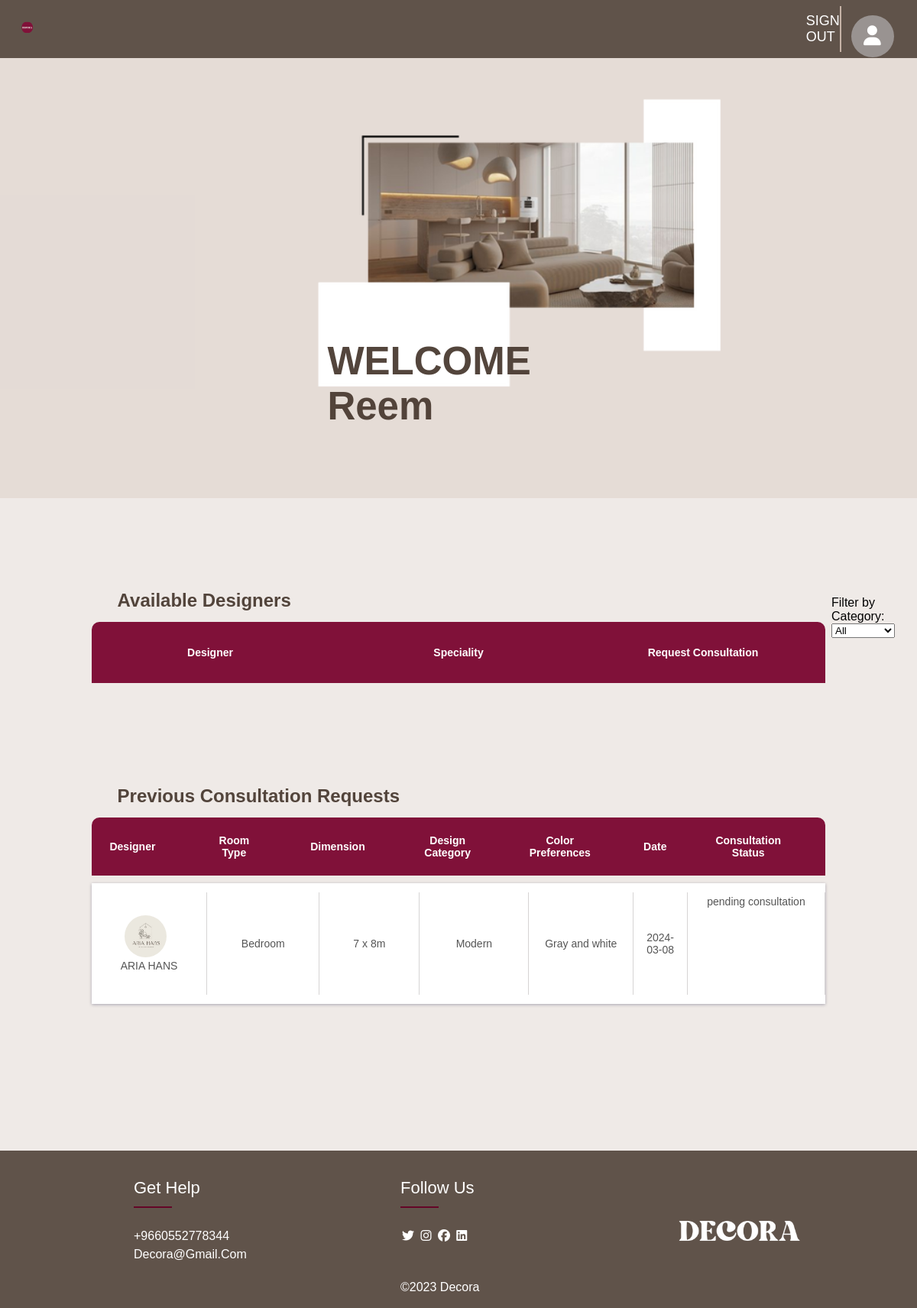
Page /ClientHomePage.php (signed in) on the committed database.
### tables this page shows
CREATE TABLE `client` (
  `id` int(3) NOT NULL,
  `firstName` varchar(10) NOT NULL,
  `lastName` varchar(10) NOT NULL,
  `emailAddress` varchar(30) NOT NULL,
  `password` varchar(100) NOT NULL
);

CREATE TABLE `designconsultationrequest` (
  `id` int(3) NOT NULL,
  `clientID` int(3) NOT NULL,
  `designerID` int(3) NOT NULL,
  `roomTypeID` int(3) NOT NULL,
  `designCategoryID` int(3) NOT NULL,
  `roomWidth` int(4) NOT NULL,
  `roomLength` int(4) NOT NULL,
  `colorPreferences` varchar(20) NOT NULL,
  `date` date NOT NULL,
  `statusID` int(3) NOT NULL
);

CREATE TABLE `designer` (
  `id` int(3) NOT NULL,
  `firstName` varchar(20) NOT NULL,
  `lastName` varchar(20) NOT NULL,
  `emailAddress` varchar(50) NOT NULL,
  `password` varchar(100) NOT NULL,
  `brandName` varchar(20) NOT NULL,
  `logoImgFileName` varchar(50) NOT NULL
);

CREATE TABLE `roomtype` (
  `id` int(3) NOT NULL,
  `type` varchar(20) NOT NULL
);

CREATE TABLE `designcategory` (
  `id` int(3) NOT NULL,
  `category` varchar(10) NOT NULL
);

CREATE TABLE `requeststatus` (
  `id` int(3) NOT NULL,
  `status` varchar(30) NOT NULL
);

### ClientHomePage.php (the view, shortened to what this page needs)
<?php
$servername = "localhost";
$username = "root";
$password = "root";
$dbname = "decora";
$conn = mysqli_connect($servername, $username, $password, $dbname);
$client_id = $_SESSION['userID'];
$query = "SELECT * FROM Client WHERE id = '$client_id'";
$result = mysqli_query($conn, $query);
$client = mysqli_fetch_assoc($result);
$queryConsultationRequests = "SELECT d.brandName, d.logoImgFileName, rt.type AS roomType, dcr.roomWidth, dcr.roomLength, dc.category, dcr.colorPreferences, dcr.date, rs.status, dco.consultation, dco.consultationImgFileName
                              FROM
                                    DesignConsultationRequest dcr
                                    INNER JOIN Designer d ON dcr.designerID = d.id
                                    INNER JOIN RoomType rt ON dcr.roomTypeID = rt.id
                                    INNER JOIN DesignCategory dc ON dcr.designCategoryID = dc.id
                                    INNER JOIN RequestStatus rs ON dcr.statusID = rs.id
                                    LEFT JOIN DesignConsultation dco ON dcr.id = dco.requestID
                              WHERE
                                    dcr.clientID = '$client_id'";
$resultConsultationRequests = mysqli_query($conn, $queryConsultationRequests);
?>
<!DOCTYPE html>
<html lang="en">
<head>
    <link rel="stylesheet" href="ClientHomePageF.css">
    <link rel="stylesheet" href="https://cdnjs.cloudflare.com/ajax/libs/font-awesome/6.4.2/css/all.min.css">
</head>
<body>
    <header>
        <span class="logo">
          </span>
    <p id="SingOut">
        <a href="?logout=logout" style="text-decoration:none; color: white;">SIGN OUT</a>
    </p>
    <div class="vline"></div>
    <div class="action">
        <div class="profile" onclick="menuToggle();">
        </div>
    </div>
    </header>
    <div id="reg">
        <div class="hello">
            <p><strong>WELCOME <br><?php echo $client['firstName']; ?></strong></p>
        </div>
        <img src="images/9999-img3.png" alt="backgroundImage" id="photo">
    </div>
    <div id="designerFilter">
        <form>
            <label for="category">Filter by Category:</label>
            <select id="category" name="category">
                <option value="all">All</option>
            </select>
        </form>
    </div>
<h2 id="h21">Available Designers</h2>
<div class="table-box available-designers-table">
    <div class="table-row table-head table1">
        <div class="table-cell first-cell">
            <p>Designer</p>
        </div>
        <div class="table-cell">
            <p>Speciality</p>
        </div>
        <div class="table-cell last-cell">
            <p>Request Consultation</p>
        </div>
    </div>
</div>
<h2 id="h21">Previous Consultation Requests</h2>
<div class="table-box">
    <div class="table-row table-head close">
        <div class="table-cell2 first-cell">
            <p>Designer</p>
        </div>
        <div class="table-cell2">
            <p>Room Type</p>
        </div>
        <div class="table-cell2">
            <p>Dimension</p>
        </div>
        <div class="table-cell2">
            <p >Design Category</p>
        </div>
        <div class="table-cell2">
            <p >Color Preferences</p>
        </div>
        <div class="marge">
        <div class="table-cell2">
            <p>Date</p>
        </div>
        <div class="table-cell2 last-cell">
            <p>Consultation Status</p>
        </div>
    </div>
    </div>
    <?php
    while ($row = mysqli_fetch_assoc($resultConsultationRequests)) {
        ?>
        <div class="table-row">
            <div class="table-cell2 first-cell">
                <img class="designer-logo" src="images/<?php echo $row['logoImgFileName']; ?>" alt="">
                <p><?php echo $row['brandName']; ?></p>
            </div>
            <div class="table-cell2">
                <p><?php echo $row['roomType']; ?></p>
            </div>
            <div class="table-cell2">
                <p><?php echo $row['roomWidth'] . " x " . $row['roomLength'] . "m"; ?></p>
            </div>
            <div class="table-cell2">
                <p><?php echo $row['category']; ?></p>
            </div>
            <div class="table-cell2">
                <p><?php echo $row['colorPreferences']; ?></p>
            </div>
            <div class="table-cell2">
                <p><?php echo $row['date']; ?></p>
            </div>
            <div class="table-cell2 last-cell" >
                <?php
                if ($row['status'] == "consultation  provided") {
                    echo "<p>".$row['consultation'] . "</p><br>";
                    echo '<img src="images/' . $row['consultationImgFileName'] . '" alt="Consultation Image" class="DP">';
                } else if($row['status'] == "consultation declined" || $row['status'] === "pending consultation") {
                    echo '<div class="DP"> <p>'. $row['status'] .'</p></div>';
                }
                ?>
            </div>
        </div>
    <?php } ?>
</div>
<footer class="footer">
    <div class="footercontainer">
      <div class="footerrow">
      <div class="footer-col">
          <h4>get help</h4>
          <ul>
              <li>+9660552778344</li>
              <li>decora@gmail.com</li>
          </ul>
          </div>
        <div class="footer-col">
          <h4>follow us</h4>
          <div class="social">
            <i class="fa-brands fa-twitter" style="color: #ffffff"></i>
            <i class="fa-brands fa-instagram" style="color: #ffffff"></i>
            <i class="fa-brands fa-facebook" style="color: #ffffff"></i>
            <i class="fa-brands fa-linkedin" style="color: #ffffff"></i>
          </div>
          <p id="copyRight">©2023 Decora</p>
        </div>
      <div class="footer-col">
      <img id="logo-footer" src="images\7779-logo-footer.png" alt="">
      </div>
      </div>
    </div>
  </footer>
</body>
</html>

### ClientHomePageF.css (style rules this page uses)
body { background-color: rgba(198, 179, 166, 0.265); }
* { margin: 0; padding: 0; font-family: sans-serif; }
header { display: flex; flex-direction: row; justify-content: space-between; align-items: center; margin: 0px; width: 98.4%; background-color: #483930d9; color: white; padding: 0.5em 0em 0.5em 1.5em; }
#logo-header { display:inline-block; }
#SingOut { display: inline-block; padding-left: 54em; color: rgb(249, 249, 249); font-size: 18px; }
.vline { border-left: 2px solid rgba(198, 179, 166); height: 60px; padding-right: 6.5em; }
.action { position: absolute; right: 30px; top:20px }
.action .profile { border-radius: 50%; cursor: pointer; height: 55px; overflow: hidden; position: relative; width: 56px; background: #ada9a9bf; }
#reg { width: 100%; height: 36em; background-color:rgba(198, 179, 166, 0.265); }
#photo { margin-left: 26em; margin-top: 3.3em; width: 44%; }
.table-box { margin: 14px auto; }
.table-row { display: table; width: 80%; margin: 10px auto; font-family: sans-serif; background: transparent; padding: 12px 0; color: #555; background-color: white; font-size: 14px; box-shadow: 0 1px 4px 0px rgba(0,0,50,0.3); }
.table-head { background: #801139; box-shadow: none; color: #fff; font-weight: 600; }
.table-head .table-cell { border-right: none; }
.table-head .table-cell2 { border-right: none; }
.table-cell { display: table-cell; width: 20%; text-align: center; padding: 15px 20px; border-right: 1px solid #d6d4d4; vertical-align: middle; }
.first-cell { text-align: middle !important; padding-left: 10px; }
.table-head { border-radius: 10px 10px 0 0; }
.DP { width: 145px; height: 9em; }
#h21 { margin-left: 6.4em; padding-top:5em ; color: rgba(72, 57, 48, 0.94); }
.table1 { padding: 17px 0px; }
.close { padding: 9px 0px; }
.close .table-cell2 { padding: 13px 32px; }
.table-cell2 { display: table-cell; width: 20%; text-align: center; padding: 4px 17px; border-right: 1px solid #d6d4d4; vertical-align: middle; }
.hello p { font-size: 51px; padding: 7.2em 8.4em; color: rgba(72, 57, 48, 0.94); position: absolute; }
.close .first-cell { padding-left: 14px; }
.marge { padding-right: 26px; }
.footer { line-height: 1.5; font-family: "Poppins", sans-serif; background-color: #483930d9; padding-bottom: 1em; margin-top: 12em; }
.footerrow { display: flex; flex-wrap: wrap; justify-content: space-between; padding-left: 10em; padding-top: 2em; }
ul { list-style: none; }
.footer-col { width: 30%; padding: 0 15px; }
.footer-col h4 { font-size: 22px; color: #ffffff; text-transform: capitalize; margin-bottom: 35px; font-weight: 500; position: relative; }
.footer-col h4::before { content: ""; position: absolute; left: 0; bottom: -10px; background-color: #640527; height: 2px; width: 50px; }
.footer-col ul li { font-size: 16px; text-transform: capitalize; color: #ffffff; text-decoration: none; font-weight: 300; display: block; transition: all 0.3s ease; margin: 0; padding: 0; }
.fa-brands { padding: 2px; padding-bottom: 1em; }
#copyRight { font-size: 16px; text-transform: capitalize; color: #ffffff; font-weight: 300; display: block; margin-top: 2em; margin-bottom: -1px; }
#logo-footer { width: 61%; padding-top: 3em; }
#designerFilter { position: absolute; margin: 8em 0; padding-left: 68em; }
.designer-logo { width: 55px; height: 55px; border-radius: 50%; overflow: hidden; margin-right: 10px; }

### rows in the picture
client: firstName "Reem"
designconsultationrequest: designerID.logoImgFileName (picture), designerID.brandName "ARIA HANS", roomTypeID.type "Bedroom", roomWidth "7", roomLength "8", designCategoryID.category "Modern", colorPreferences "Gray and white", date "2024-03-08", statusID.status "pending consultation"
